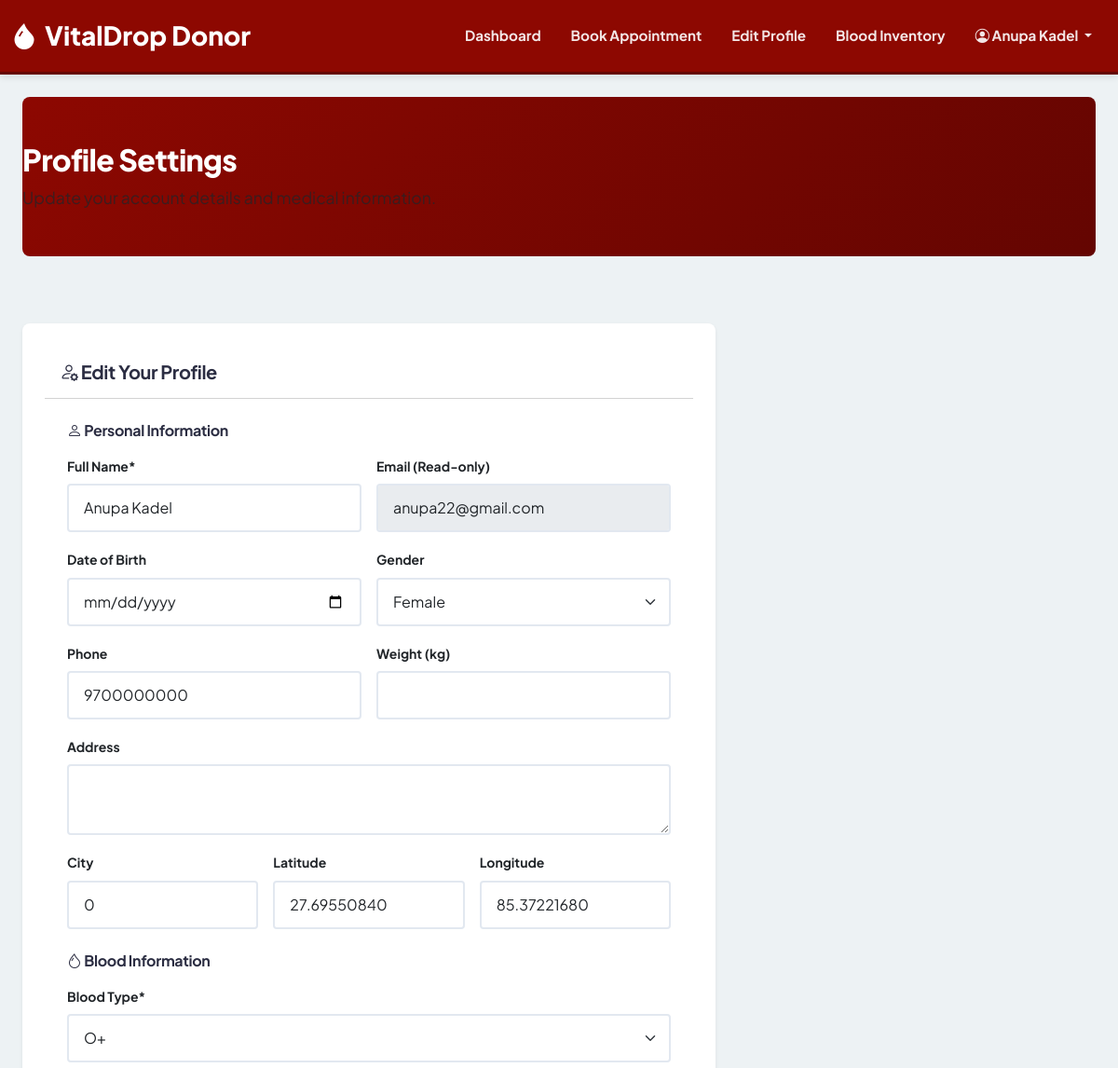
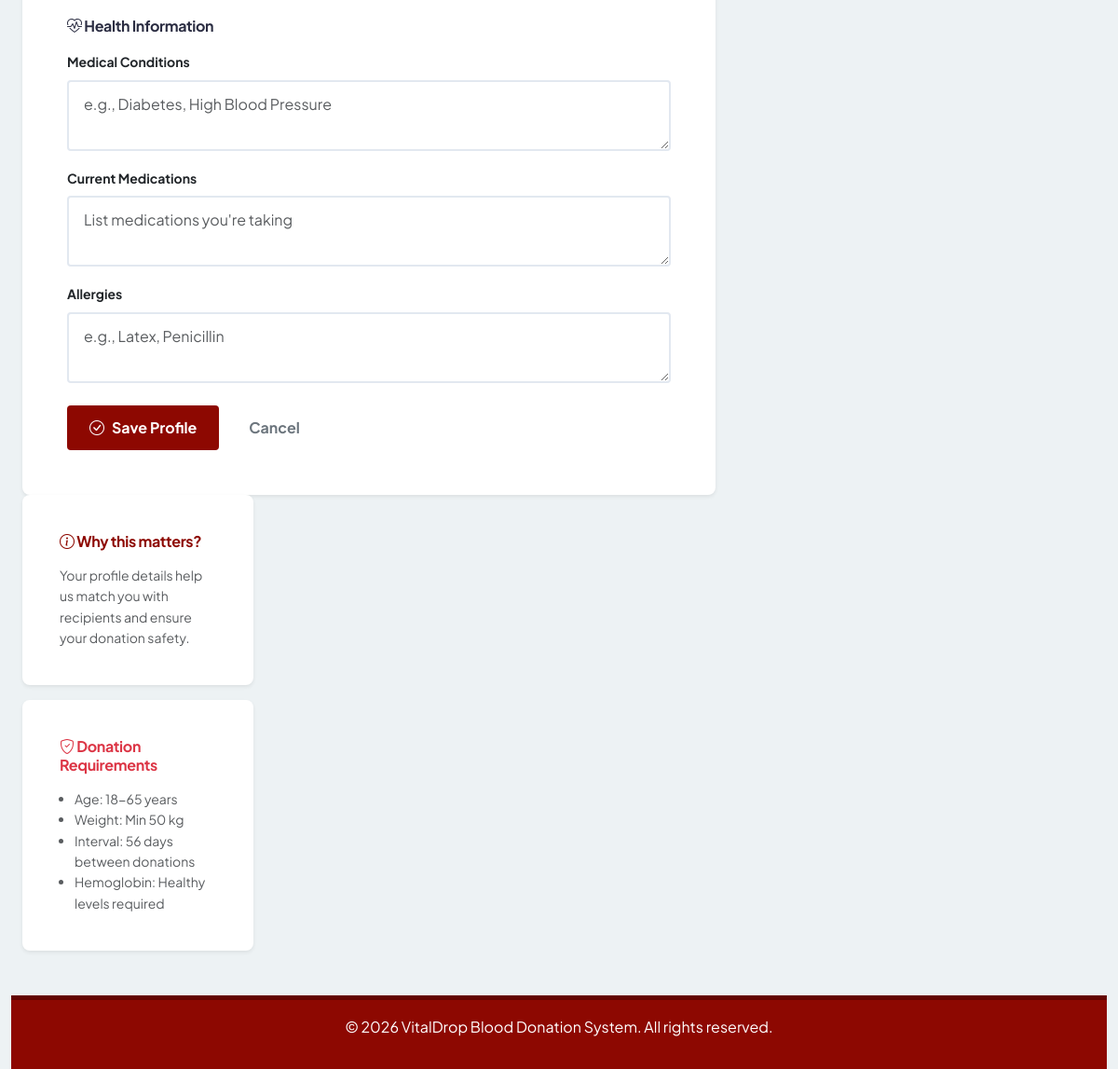
Screenshot of /donor/edit_profile.php (signed in) with the database file from the repository (2 pictures, top to bottom).
### tables this page shows
CREATE TABLE `users` (
  `id` int(11) NOT NULL,
  `full_name` varchar(100) NOT NULL,
  `email` varchar(100) NOT NULL,
  `password` varchar(255) NOT NULL,
  `phone` varchar(20) DEFAULT NULL,
  `address` text DEFAULT NULL,
  `latitude` decimal(10,8) DEFAULT NULL,
  `longitude` decimal(11,8) DEFAULT NULL,
  `city` varchar(100) DEFAULT NULL,
  `blood_type` varchar(5) DEFAULT NULL,
  `date_of_birth` date DEFAULT NULL,
  `gender` char(1) DEFAULT NULL,
  `weight` decimal(5,2) DEFAULT NULL,
  `medical_condition` text DEFAULT NULL,
  `admission_reason` text DEFAULT NULL,
  `medications` text DEFAULT NULL,
  `allergies` text DEFAULT NULL,
  `emergency_contact` varchar(100) DEFAULT NULL,
  `emergency_phone` varchar(20) DEFAULT NULL,
  `role` enum('admin','donor','recipient') NOT NULL,
  `created_at` timestamp NOT NULL DEFAULT current_timestamp(),
  `updated_at` timestamp NOT NULL DEFAULT current_timestamp() ON UPDATE current_timestamp(),
  `reset_token` varchar(64) DEFAULT NULL,
  `reset_token_expiry` datetime DEFAULT NULL
);

### donor/edit_profile.php (the view, shortened to what this page needs)
<?php
include 'includes/header_donor.php';
$user_id = $_SESSION['user_id'];
$user = $conn->query("SELECT * FROM users WHERE id=$user_id")->fetch_assoc();
?><div class="dashboard-header mb-4">
    <div>
        <h2><i class="bi bi-person-gear-fill"></i> Profile Settings</h2>
        <p class="text-muted small mb-0">Update your account details and medical information.</p>
    </div>
</div>
<div class="row">
<div class="row g-4">
    <div class="col-lg-8">
        <div class="card border-0 shadow-sm">
            <div class="card-header bg-white py-3">
                <h5 class="mb-0 fw-bold"><i class="bi bi-person-gear"></i> Edit Your Profile</h5>
            </div>
            <div class="card-body p-4">
            <form method="POST">
                <div class="mb-4">
                    <h6 class="fw-bold mb-3"><i class="bi bi-person"></i> Personal Information</h6>
                    <div class="row g-3">
                        <div class="col-md-6">
                            <label class="form-label small fw-bold">Full Name*</label>
                            <input type="text" class="form-control" name="full_name" value="<?php echo htmlspecialchars($user['full_name']); ?>" required>
                        </div>
                        <div class="col-md-6">
                            <label class="form-label small fw-bold">Email (Read-only)</label>
                            <input type="email" class="form-control" value="<?php echo htmlspecialchars($user['email']); ?>" disabled>
                        </div>
                        <div class="col-md-6">
                            <label class="form-label small fw-bold">Date of Birth</label>
                            <input type="date" class="form-control" name="date_of_birth" value="<?php echo $user['date_of_birth'] ?? ''; ?>">
                        </div>
                        <div class="col-md-6">
                            <label class="form-label small fw-bold">Gender</label>
                            <select class="form-select" name="gender">
                                <option value="F" <?php echo ($user['gender'] === 'F') ? 'selected' : ''; ?>>Female</option>
                            </select>
                        </div>
                        <div class="col-md-6">
                            <label class="form-label small fw-bold">Phone</label>
                            <input type="tel" class="form-control" name="phone" value="<?php echo htmlspecialchars($user['phone'] ?? ''); ?>">
                        </div>
                        <div class="col-md-6">
                            <label class="form-label small fw-bold">Weight (kg)</label>
                            <input type="number" class="form-control" name="weight" min="50" step="0.1" value="<?php echo $user['weight'] ?? ''; ?>">
                        </div>
                        <div class="col-12">
                            <label class="form-label small fw-bold">Address</label>
                            <textarea class="form-control" name="address" rows="2"><?php echo htmlspecialchars($user['address'] ?? ''); ?></textarea>
                        </div>
                        <div class="col-md-4">
                            <label class="form-label small fw-bold">City</label>
                            <input type="text" class="form-control" name="city" value="<?php echo htmlspecialchars($user['city'] ?? ''); ?>" placeholder="e.g., Kathmandu">
                        </div>
                        <div class="col-md-4">
                            <label class="form-label small fw-bold">Latitude</label>
                            <input type="text" class="form-control" name="latitude" value="<?php echo htmlspecialchars($user['latitude'] ?? ''); ?>" placeholder="e.g., 27.7172">
                        </div>
                        <div class="col-md-4">
                            <label class="form-label small fw-bold">Longitude</label>
                            <input type="text" class="form-control" name="longitude" value="<?php echo htmlspecialchars($user['longitude'] ?? ''); ?>" placeholder="e.g., 85.3240">
                        </div>
                    </div>
                </div>
                <div class="mb-4">
                    <h6 class="fw-bold mb-3"><i class="bi bi-droplet"></i> Blood Information</h6>
                    <div class="mb-3">
                        <label class="form-label small fw-bold">Blood Type*</label>
                        <select class="form-select" name="blood_type" required>
                            <?php foreach(['O+', 'O-', 'A+', 'A-', 'B+', 'B-', 'AB+', 'AB-'] as $type): ?>
                                <option value="<?php echo $type; ?>" <?php echo ($user['blood_type'] === $type) ? 'selected' : ''; ?>><?php echo $type; ?></option>
                            <?php endforeach; ?>
                        </select>
                    </div>
                </div>
                <div class="mb-4">
                    <h6 class="fw-bold mb-3"><i class="bi bi-heart-pulse"></i> Health Information</h6>
                    <div class="mb-3">
                        <label class="form-label small fw-bold">Medical Conditions</label>
                        <textarea class="form-control" name="medical_condition" rows="2" placeholder="e.g., Diabetes, High Blood Pressure"><?php echo htmlspecialchars($user['medical_condition'] ?? ''); ?></textarea>
                    </div>
                    <div class="mb-3">
                        <label class="form-label small fw-bold">Current Medications</label>
                        <textarea class="form-control" name="medications" rows="2" placeholder="List medications you're taking"><?php echo htmlspecialchars($user['medications'] ?? ''); ?></textarea>
                    </div>
                    <div class="mb-3">
                        <label class="form-label small fw-bold">Allergies</label>
                        <textarea class="form-control" name="allergies" rows="2" placeholder="e.g., Latex, Penicillin"><?php echo htmlspecialchars($user['allergies'] ?? ''); ?></textarea>
                    </div>
                </div>
                <div class="d-flex gap-2">
                    <button type="submit" class="btn btn-primary"><i class="bi bi-check-circle"></i> Save Profile</button>
                    <a href="donordashboard.php" class="btn btn-outline-secondary">Cancel</a>
                </div>
            </form>
        </div>
    </div>
    <div class="col-lg-4">
        <div class="card border-0 shadow-sm mb-3">
            <div class="card-body">
                <h6 class="fw-bold text-primary"><i class="bi bi-info-circle"></i> Why this matters?</h6>
                <p class="text-muted small mb-0">Your profile details help us match you with recipients and ensure your donation safety.</p>
            </div>
        </div>
        <div class="card border-0 shadow-sm">
            <div class="card-body">
                <h6 class="fw-bold text-danger"><i class="bi bi-shield-check"></i> Donation Requirements</h6>
                <ul class="text-muted small mb-0 ps-3">
                    <li>Age: 18-65 years</li>
                    <li>Weight: Min 50 kg</li>
                    <li>Interval: 56 days between donations</li>
                    <li>Hemoglobin: Healthy levels required</li>
                </ul>
            </div>
        </div>
    </div>
</div>
<?php include 'includes/footer_donor.php'; ?>

### donor/includes/header_donor.php (shortened to what this page needs)
<?php
require_once __DIR__ . '/../../connect.php';
if (!isset($user)) {
    $user_id = $_SESSION['user_id'] ?? null;
    if ($user_id) {
        $user = $conn->query("SELECT * FROM users WHERE id=$user_id")->fetch_assoc();
    } else {
        $user = [];
    }
}
?>
<!DOCTYPE html>
<html lang="en">
<head>
    <link href="https://cdn.jsdelivr.net/npm/bootstrap@5.3.0/dist/css/bootstrap.min.css" rel="stylesheet">
    <link rel="stylesheet" href="https://cdn.jsdelivr.net/npm/bootstrap-icons@1.11.0/font/bootstrap-icons.css">
    <link rel="stylesheet" href="<?php echo BASE_PATH; ?>/public/css/global-styles.css">
</head>
<body>
    <nav class="navbar navbar-expand-lg navbar-dark">
        <div class="container-fluid">
            <a class="navbar-brand" href="donordashboard.php">
                <i class="bi bi-droplet-fill"></i> VitalDrop Donor
            </a>
            <div class="collapse navbar-collapse" id="navbarNav">
                <ul class="navbar-nav ms-auto">
                    <li class="nav-item">
                        <a class="nav-link" href="donordashboard.php">Dashboard</a>
                    </li>
                    <li class="nav-item">
                        <a class="nav-link" href="appointment.php">Book Appointment</a>
                    </li>
                    <li class="nav-item">
                        <a class="nav-link" href="edit_profile.php">Edit Profile</a>
                    </li>
                    <li class="nav-item">
                        <a class="nav-link" href="blood_inventory_view.php">Blood Inventory</a>
                    </li>
                    <li class="nav-item dropdown">
                        <a class="nav-link dropdown-toggle" href="#" id="userDropdown" role="button" data-bs-toggle="dropdown">
                            <i class="bi bi-person-circle"></i> <?php echo htmlspecialchars($user['full_name'] ?? 'Donor'); ?>
                        </a>
                    </li>
                </ul>
            </div>
        </div>
    </nav>
    <div class="container mt-4">

### public/css/global-styles.css (style rules this page uses)
:root { --primary: #8D0801; --primary-light: #D90429; --primary-dark: #640501; --bg-main: #EDF2F4; --bg-card: #FFFFFF; --text-main: #2B2D42; --text-muted: #8D99AE; --white: #FFFFFF; --border: #E2E8F0; --radius-sm: 4px; --radius-md: 8px; --radius-lg: 16px; --shadow-sm: 0 1px 3px rgba(0,0,0,0.12); --shadow-md: 0 4px 6px rgba(0,0,0,0.08); --shadow-lg: 0 10px 15px rgba(0,0,0,0.05); --container-max: 1280px; --nav-height: 80px; }
.text-primary { color: var(--primary) !important; }
.btn-primary { background-color: var(--primary) !important; border-color: var(--primary) !important; }
* { margin: 0; padding: 0; box-sizing: border-box; transition: none !important; animation: none !important; }
body { font-family: 'Plus Jakarta Sans', sans-serif; background-color: var(--bg-main); color: var(--text-main); line-height: 1.6; -webkit-font-smoothing: antialiased; }
h1, h2, h3, h4, h5, h6 { font-weight: 800; letter-spacing: -0.02em; color: var(--text-main); margin-bottom: 1rem; }
h2 { font-size: 2rem; }
p { margin-bottom: 1rem; }
a { color: var(--primary); text-decoration: none; font-weight: 600; }
.container { max-width: var(--container-max); margin: 0 auto; padding: 0 1.5rem; }
.navbar { height: var(--nav-height); background: var(--primary) !important; border-bottom: 3px solid var(--primary-dark); display: flex; align-items: center; position: sticky; top: 0; z-index: 1000; box-shadow: var(--shadow-md); }
.navbar-brand { font-size: 1.75rem; font-weight: 800; color: var(--white) !important; display: flex; align-items: center; gap: 0.5rem; }
.nav-link { color: var(--white) !important; font-weight: 700; font-size: 0.95rem; padding: 0.5rem 1rem !important; opacity: 0.9; }
.dashboard-header { background: linear-gradient(135deg, var(--primary) 0%, var(--primary-dark) 100%); padding: 3rem 0; color: var(--white) !important; margin-bottom: 2rem; border-radius: var(--radius-md); }
.dashboard-header h2 { color: var(--white); margin-bottom: 0.5rem; }
.dashboard-header p { color: rgba(255,255,255,0.8); font-size: 1.1rem; margin: 0; }
.card, .stat-card, .status-card { background: var(--white); border-radius: var(--radius-md); padding: 1.5rem; border: 1px solid var(--border); box-shadow: var(--shadow-md); }
.btn { padding: 0.75rem 1.5rem; font-weight: 700; border-radius: var(--radius-sm); cursor: pointer; display: inline-flex; align-items: center; gap: 0.5rem; border: none; text-align: center; }
.btn-primary { background: var(--primary) !important; color: var(--white) !important; }
.form-control, .form-select { padding: 0.75rem 1rem; border: 2px solid var(--border); border-radius: var(--radius-sm); font-family: inherit; font-size: 1rem; }

### rows the page displays
users: full_name "Anupa Kadel", email "anupa22@gmail.com", gender "Female", phone "9700000000", city "0", latitude "27.69550840", longitude "85.37221680", blood_type "O+"
